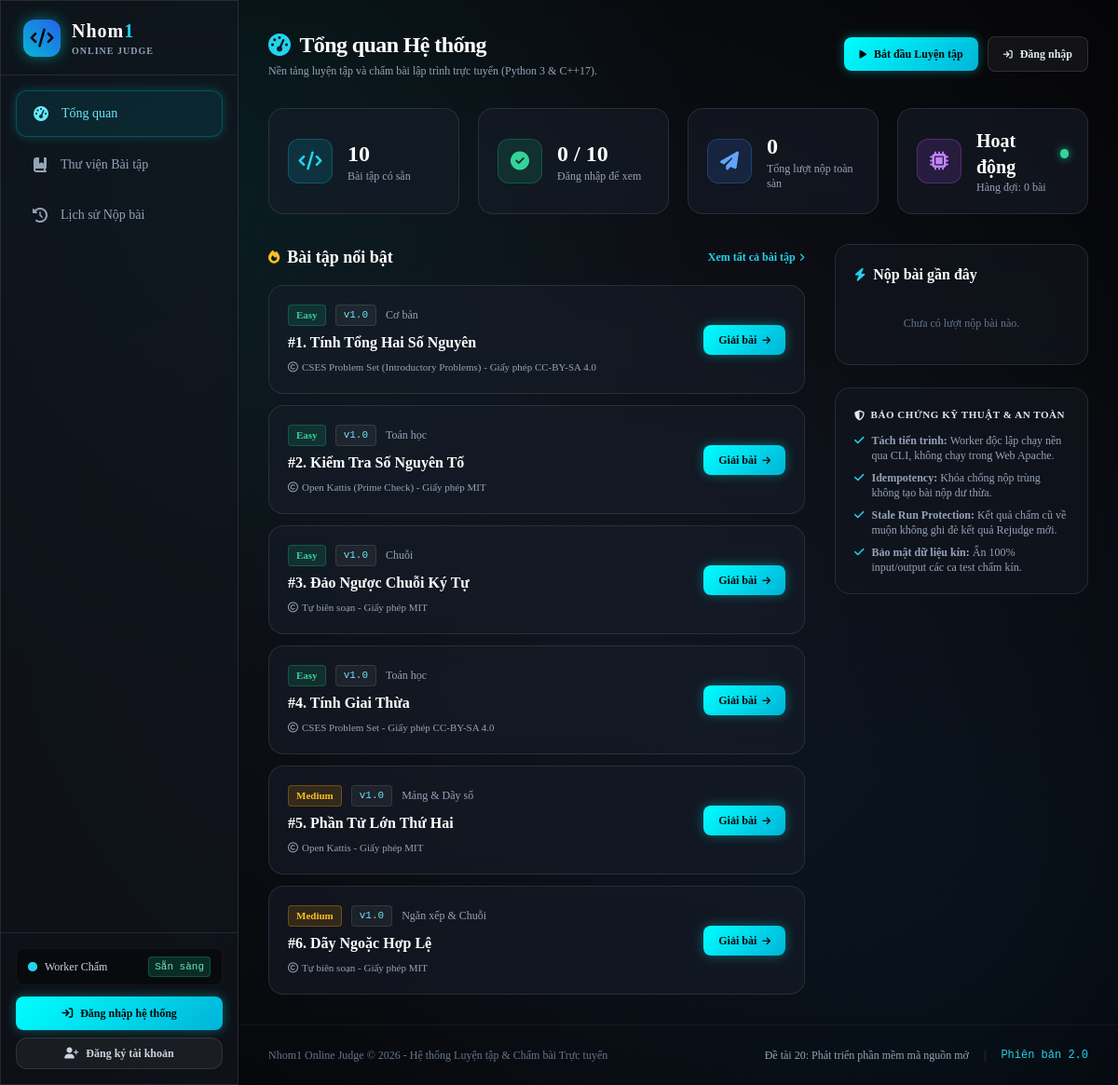
The page / on the database its author committed.
### tables this page shows
CREATE TABLE `problems` (
  `id` INT AUTO_INCREMENT PRIMARY KEY,
  `slug` VARCHAR(100) NOT NULL UNIQUE,
  `title` VARCHAR(200) NOT NULL,
  `topic` VARCHAR(100) NOT NULL,
  `difficulty` ENUM('Easy', 'Medium', 'Hard') NOT NULL DEFAULT 'Easy',
  `current_version_id` INT NULL COMMENT 'Trỏ đến phiên bản bộ dữ liệu đang hiệu lực',
  `source_attribution` TEXT NULL COMMENT 'Nguồn gốc hợp lệ & giấy phép sử dụng (VD: CSES, Kattis, MIT)',
  `is_public` TINYINT(1) NOT NULL DEFAULT 1 COMMENT '1 = Công khai; 0 = Chỉ trong lớp học',
  `visibility` ENUM('public', 'hidden', 'exam_only') NOT NULL DEFAULT 'public' COMMENT 'public = Công khai; hidden = Ẩn bảo trì; exam_only = Phòng thi riêng',
  `created_by` INT NOT NULL,
  `created_at` DATETIME NOT NULL DEFAULT CURRENT_TIMESTAMP,
  `deleted_at` DATETIME NULL DEFAULT NULL COMMENT 'Thời điểm xóa mềm (NULL = đang hoạt động)',
  INDEX `idx_problems_difficulty` (`difficulty`),
  INDEX `idx_problems_topic` (`topic`),
  INDEX `idx_problems_creator` (`created_by`),
  INDEX `idx_problems_visibility` (`visibility`),
  INDEX `idx_problems_deleted_at` (`deleted_at`),
  CONSTRAINT `fk_problems_creator` FOREIGN KEY (`created_by`) REFERENCES `users` (`id`) ON DELETE CASCADE
);

CREATE TABLE `problem_versions` (
  `id` INT AUTO_INCREMENT PRIMARY KEY,
  `problem_id` INT NOT NULL,
  `version_number` INT NOT NULL DEFAULT 1,
  `description` LONGTEXT NOT NULL,
  `input_description` TEXT NOT NULL,
  `output_description` TEXT NOT NULL,
  `constraints` TEXT NOT NULL,
  `time_limit_ms` INT NOT NULL DEFAULT 1000 COMMENT 'Giới hạn thời gian (mili-giây)',
  `memory_limit_kb` INT NOT NULL DEFAULT 262144 COMMENT 'Giới hạn bộ nhớ (KB)',
  `changelog` TEXT NULL COMMENT 'Mô tả thay đổi so với phiên bản trước',
  `created_by` INT NOT NULL,
  `created_at` DATETIME NOT NULL DEFAULT CURRENT_TIMESTAMP,
  UNIQUE KEY `uq_problem_version` (`problem_id`, `version_number`),
  INDEX `idx_pv_problem` (`problem_id`),
  CONSTRAINT `fk_pv_problem` FOREIGN KEY (`problem_id`) REFERENCES `problems` (`id`) ON DELETE CASCADE,
  CONSTRAINT `fk_pv_creator` FOREIGN KEY (`created_by`) REFERENCES `users` (`id`) ON DELETE CASCADE
);

### core/Auth.php (called while the page is built, shortened)
<?php
class Auth
{
    public static function check(): bool
    {
        if (empty($_SESSION['user_id'])) {
            return false;
        }
        return !empty($_SESSION['user_id']);
    }
    public static function user(): ?array
    {
        if (!self::check()) {
            return null;
        }
        return [
            'id'           => (int)$_SESSION['user_id'],
            'username'     => $_SESSION['username'] ?? '',
            'full_name'    => $_SESSION['full_name'] ?? '',
            'email'        => $_SESSION['email'] ?? '',
            'student_code' => $_SESSION['student_code'] ?? null,
            'class_name'   => $_SESSION['class_name'] ?? null,
            'role'         => $_SESSION['role'] ?? 'learner'
        ];
    }
}

### core/Security.php (called while the page is built, shortened)
<?php
class Security
{
    public static function escape(?string $str): string
    {
        return htmlspecialchars($str, ENT_QUOTES | ENT_SUBSTITUTE, 'UTF-8');
    }
}

### index.php (the view, shortened to what this page needs)
<?php
require_once __DIR__ . '/core/Auth.php';
require_once __DIR__ . '/core/Security.php';
$pdo = getDbConnection();
$totalProblems = (int)$pdo->query("SELECT COUNT(*) FROM problems WHERE is_public = 1 AND deleted_at IS NULL")->fetchColumn();
$totalSubmissions = (int)$pdo->query("SELECT COUNT(*) FROM submissions")->fetchColumn();
$solvedCount = 0;
$probStmt = $pdo->query("
    SELECT p.id, p.slug, p.title, p.topic, p.difficulty, p.source_attribution,
           pv.version_number, pv.time_limit_ms, pv.memory_limit_kb
    FROM problems p
    JOIN problem_versions pv ON p.current_version_id = pv.id
    WHERE p.is_public = 1 AND p.deleted_at IS NULL
    ORDER BY p.id ASC
    LIMIT 6
");
$featuredProblems = $probStmt->fetchAll();
$recentSubStmt = $pdo->query("
    SELECT s.id, s.problem_id, s.language, s.final_verdict, s.submitted_at, s.execution_time_ms,
           p.title as problem_title, u.username, u.full_name
    FROM submissions s
    JOIN problems p ON s.problem_id = p.id
    JOIN users u ON s.user_id = u.id
    ORDER BY s.id DESC
    LIMIT 5
");
$recentSubmissions = $recentSubStmt->fetchAll();
require_once __DIR__ . '/includes/header.php';
require_once __DIR__ . '/includes/sidebar.php';
?>
<div class="pl-64 min-h-screen flex flex-col w-full">
  <main class="p-8 max-w-7xl w-full mx-auto space-y-8 flex-1">
    <div class="flex flex-col sm:flex-row sm:items-center justify-between gap-4">
      <div>
        <h1 class="text-2xl font-black tracking-tight text-white flex items-center space-x-2.5">
          <i class="fa-solid fa-gauge-high text-cyan-400"></i>
          <span>Tổng quan Hệ thống</span>
        </h1>
        <p class="text-xs text-slate-400 mt-1">
          Nền tảng luyện tập và chấm bài lập trình trực tuyến (Python 3 &amp; C++17).
        </p>
      </div>
      <div class="flex flex-wrap items-center gap-2.5">
        <a href="/BaiTapLon/problems.php" class="btn-cyan flex items-center space-x-2 text-xs py-2.5 px-4 font-bold">
          <i class="fa-solid fa-play text-[10px]"></i>
          <span>Bắt đầu Luyện tập</span>
        </a>
        <?php if (!$currentUser): ?>
          <a href="/BaiTapLon/login.php" class="btn-glass flex items-center space-x-2 text-xs py-2.5 px-4 font-semibold">
            <i class="fa-solid fa-arrow-right-to-bracket text-[10px]"></i>
            <span>Đăng nhập</span>
          </a>
        <?php endif; ?>
      </div>
    </div>
    <div class="grid grid-cols-1 sm:grid-cols-2 lg:grid-cols-4 gap-5">
      <div class="glass-card rounded-2xl p-5 border border-white/10 flex items-center space-x-4">
        <div class="w-12 h-12 rounded-xl bg-cyan-500/15 border border-cyan-500/30 text-cyan-400 flex items-center justify-center text-xl shrink-0">
          <i class="fa-solid fa-code"></i>
        </div>
        <div>
          <div class="text-2xl font-black text-white"><?= $totalProblems ?></div>
          <div class="text-xs text-slate-400 font-medium">Bài tập có sẵn</div>
        </div>
      </div>
      <div class="glass-card rounded-2xl p-5 border border-white/10 flex items-center space-x-4">
        <div class="w-12 h-12 rounded-xl bg-emerald-500/15 border border-emerald-500/30 text-emerald-400 flex items-center justify-center text-xl shrink-0">
          <i class="fa-solid fa-circle-check"></i>
        </div>
        <div>
          <div class="text-2xl font-black text-white"><?= $solvedCount ?> / <?= $totalProblems ?></div>
          <div class="text-xs text-slate-400 font-medium"><?= $currentUser ? 'Bài đã hoàn thành' : 'Đăng nhập để xem' ?></div>
        </div>
      </div>
      <div class="glass-card rounded-2xl p-5 border border-white/10 flex items-center space-x-4">
        <div class="w-12 h-12 rounded-xl bg-blue-500/15 border border-blue-500/30 text-blue-400 flex items-center justify-center text-xl shrink-0">
          <i class="fa-solid fa-paper-plane"></i>
        </div>
        <div>
          <div class="text-2xl font-black text-white"><?= $totalSubmissions ?></div>
          <div class="text-xs text-slate-400 font-medium">Tổng lượt nộp toàn sàn</div>
        </div>
      </div>
      <div class="glass-card rounded-2xl p-5 border border-white/10 flex items-center space-x-4">
        <div class="w-12 h-12 rounded-xl bg-purple-500/15 border border-purple-500/30 text-purple-400 flex items-center justify-center text-xl shrink-0">
          <i class="fa-solid fa-microchip"></i>
        </div>
        <div>
          <div class="text-xl font-black text-white flex items-center space-x-2">
            <span>Hoạt động</span>
            <span class="inline-block w-2.5 h-2.5 rounded-full bg-emerald-400 shadow-[0_0_8px_#10B981]"></span>
          </div>
          <div class="text-xs text-slate-400 font-medium">Hàng đợi: <?= $queueCount ?> bài</div>
        </div>
      </div>
    </div>
    <div class="grid grid-cols-1 lg:grid-cols-3 gap-8">
      <div class="lg:col-span-2 space-y-4">
        <div class="flex items-center justify-between">
          <h2 class="text-lg font-bold text-white flex items-center space-x-2">
            <i class="fa-solid fa-fire text-amber-400 text-sm"></i>
            <span>Bài tập nổi bật</span>
          </h2>
          <a href="/BaiTapLon/problems.php" class="text-xs text-cyan-400 hover:text-cyan-300 font-semibold flex items-center space-x-1">
            <span>Xem tất cả bài tập</span>
            <i class="fa-solid fa-angle-right text-[10px]"></i>
          </a>
        </div>
        <div class="space-y-3">
          <?php foreach ($featuredProblems as $prob): ?>
            <?php
              $diffColors = [
                'Easy'   => 'bg-emerald-500/15 text-emerald-400 border-emerald-500/30',
                'Medium' => 'bg-amber-500/15 text-amber-400 border-amber-500/30',
                'Hard'   => 'bg-rose-500/15 text-rose-400 border-rose-500/30'
              ];
            ?>
            <div class="glass-card rounded-2xl p-5 border border-white/10 flex flex-col sm:flex-row items-start sm:items-center justify-between gap-4">
              <div class="space-y-1.5 flex-1">
                <div class="flex items-center space-x-2.5">
                  <span class="px-2 py-0.5 rounded text-[11px] font-bold border <?= $diffColors[$prob['difficulty']] ?? 'border-slate-500' ?>">
                    <?= $prob['difficulty'] ?>
                  </span>
                  <span class="px-2 py-0.5 rounded text-[11px] font-mono bg-white/5 border border-white/10 text-cyan-300">
                    v<?= $prob['version_number'] ?>.0
                  </span>
                  <span class="text-xs text-slate-400 font-medium">
                    <?= Security::escape($prob['topic']) ?>
                  </span>
                </div>
                <h3 class="text-base font-bold text-white hover:text-cyan-400 transition-colors">
                  <a href="/BaiTapLon/solve.php?id=<?= $prob['id'] ?>">
                    #<?= $prob['id'] ?>. <?= Security::escape($prob['title']) ?>
                  </a>
                </h3>
                <div class="text-[11px] text-slate-400 truncate">
                  <i class="fa-regular fa-copyright mr-1"></i><?= Security::escape($prob['source_attribution']) ?>
                </div>
              </div>
              <a href="/BaiTapLon/solve.php?id=<?= $prob['id'] ?>" class="btn-cyan text-xs py-2 px-4 shrink-0 flex items-center space-x-1.5">
                <span>Giải bài</span>
                <i class="fa-solid fa-arrow-right text-[10px]"></i>
              </a>
            </div>
          <?php endforeach; ?>
        </div>
      </div>
      <div class="space-y-6">
        <div class="glass-panel rounded-2xl p-5 border border-white/10 space-y-4">
          <h2 class="text-base font-bold text-white flex items-center space-x-2">
            <i class="fa-solid fa-bolt text-cyan-400 text-sm"></i>
            <span>Nộp bài gần đây</span>
          </h2>
          <?php if (empty($recentSubmissions)): ?>
            <div class="text-xs text-slate-500 py-4 text-center">Chưa có lượt nộp bài nào.</div>
          <?php endif; ?>
        </div>
        <div class="glass-panel rounded-2xl p-5 border border-white/10 space-y-3 text-xs">
          <div class="font-bold text-slate-200 uppercase tracking-wider text-[11px] text-cyan-400 flex items-center space-x-1.5">
            <i class="fa-solid fa-shield-halved"></i>
            <span>Bảo chứng Kỹ thuật & An toàn</span>
          </div>
          <ul class="space-y-2 text-slate-400">
            <li class="flex items-start space-x-2">
              <i class="fa-solid fa-check text-cyan-400 mt-0.5"></i>
              <span><strong>Tách tiến trình:</strong> Worker độc lập chạy nền qua CLI, không chạy trong Web Apache.</span>
            </li>
            <li class="flex items-start space-x-2">
              <i class="fa-solid fa-check text-cyan-400 mt-0.5"></i>
              <span><strong>Idempotency:</strong> Khóa chống nộp trùng không tạo bài nộp dư thừa.</span>
            </li>
            <li class="flex items-start space-x-2">
              <i class="fa-solid fa-check text-cyan-400 mt-0.5"></i>
              <span><strong>Stale Run Protection:</strong> Kết quả chấm cũ về muộn không ghi đè kết quả Rejudge mới.</span>
            </li>
            <li class="flex items-start space-x-2">
              <i class="fa-solid fa-check text-cyan-400 mt-0.5"></i>
              <span><strong>Bảo mật dữ liệu kín:</strong> Ẩn 100% input/output các ca test chấm kín.</span>
            </li>
          </ul>
        </div>
      </div>
    </div>
  </main>
<?php require_once __DIR__ . '/includes/footer.php'; ?>

### rows shown on the page
problems: difficulty "Easy", current_version.version_number "1", topic "Cơ bản", id "1", title "Tính Tổng Hai Số Nguyên", source_attribution "CSES Problem Set (Introductory Problems) - Giấy phép CC-BY-SA 4.0"
problems: difficulty "Easy", current_version.version_number "1", topic "Toán học", id "2", title "Kiểm Tra Số Nguyên Tố", source_attribution "Open Kattis (Prime Check) - Giấy phép MIT"
problems: difficulty "Easy", current_version.version_number "1", topic "Chuỗi", id "3", title "Đảo Ngược Chuỗi Ký Tự", source_attribution "Tự biên soạn - Giấy phép MIT"
problems: difficulty "Easy", current_version.version_number "1", topic "Toán học", id "4", title "Tính Giai Thừa", source_attribution "CSES Problem Set - Giấy phép CC-BY-SA 4.0"
problems: difficulty "Medium", current_version.version_number "1", topic "Mảng & Dãy số", id "5", title "Phần Tử Lớn Thứ Hai", source_attribution "Open Kattis - Giấy phép MIT"
problems: difficulty "Medium", current_version.version_number "1", topic "Ngăn xếp & Chuỗi", id "6", title "Dãy Ngoặc Hợp Lệ", source_attribution "Tự biên soạn - Giấy phép MIT"

### other values the page prints
$totalProblems "10"
$solvedCount "0"
$totalSubmissions "0"
$queueCount "0"
